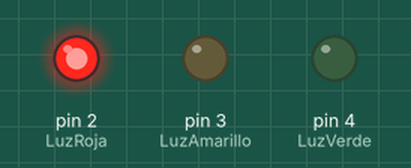
Recording of a sketch running on a simulated Arduino Uno, built with avr-gcc and run on an emulated ATmega328P. Parts: output pins drawn as LEDs (lit = HIGH).

Above: at 1.0 s.
At 2.2 s:
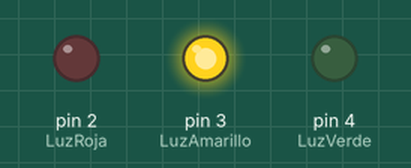
At 3.5 s:
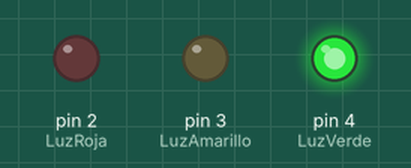
At 4.7 s:
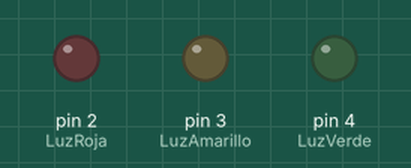
Timing chart, 0 to 6.5 s (numbered marks = the images above):
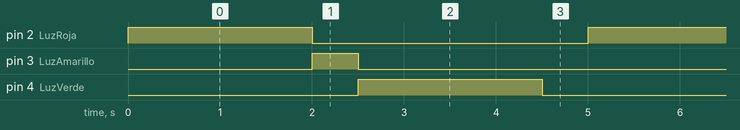

Measured:
- by itself, pin 2 (LuzRoja), pin 4 (LuzVerde): alternates HIGH for 2.0 s and LOW for 3.0 s
- by itself, pin 3 (LuzAmarillo): alternates HIGH for 0.50 s and LOW for 4.5 s
- by itself, everything shown: repeats every 5.0 s, in 4 steps

The sketch:

Semaforo.ino
```cpp
#define LuzRoja 2
#define LuzAmarillo 3
#define LuzVerde 4


void setup() {

  pinMode(LuzRoja,OUTPUT);
  pinMode(LuzAmarillo,OUTPUT);
  pinMode(LuzVerde,OUTPUT);

}

void loop() {

  digitalWrite(LuzRoja,HIGH);   //Encendemos luz roja
  delay(2000);                  //Esperamos 2 seg
  digitalWrite(LuzRoja,LOW);    //Apagamos luz roja
  digitalWrite(LuzAmarillo,HIGH);//Encedemos luz amarilla
  delay(500);                   //Esperamos medio segundo
  digitalWrite(LuzAmarillo,LOW);//apagamos luz amarilla
  digitalWrite(LuzVerde,HIGH);//Encedemos luz verde
  delay(2000);                //Esperamos 2 segundos
  digitalWrite(LuzVerde,LOW); ////Encedemos luz verde
  delay(500);                 //Esperamos medio segundo
}
```
